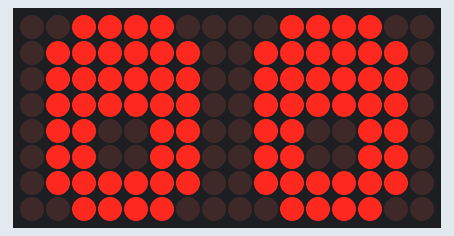
Bench run of a sketch on a simulated Arduino Uno, built with avr-gcc and run on an emulated ATmega328P. Parts: 16×8 LED matrix.

Above: at 0.1 s.
At 9.1 s:
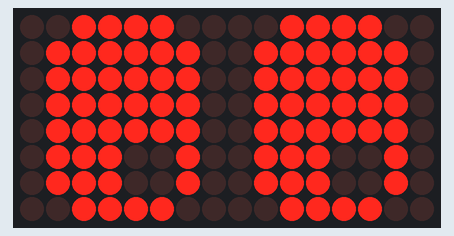
At 12.8 s:
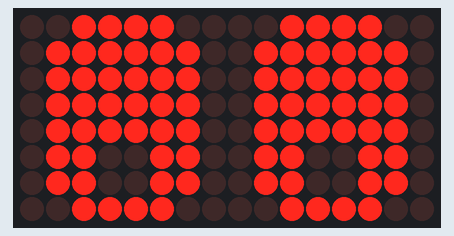
At 16.0 s:
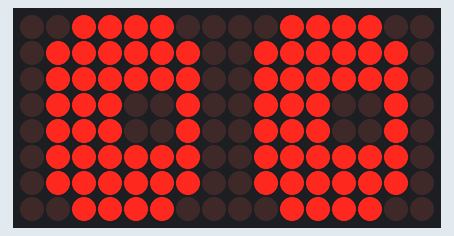
At 20.45 s:
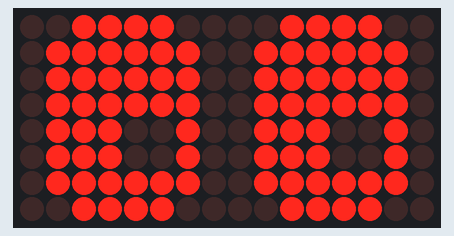
At 31.7 s:
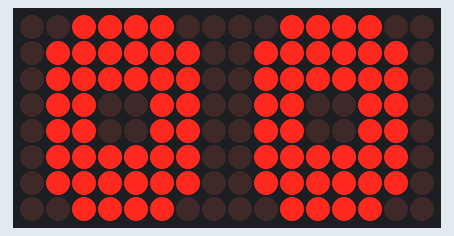

The sketch:

MD_MAX72xx_Eyes.ino
```cpp
// Program to exercise the MD_MAX72XX library
//
// Uses the graphics functions to animate a pair of eyes on 2 matrix modules.
// Eyes are coordinated to work together.
// Eyes are created to fill all available modules.
//
// Uses the TrueRandom library to generate random numbers for the
// animation, available at http://code.google.com/p/tinkerit
//
#include <MD_MAX72xx.h>
#include <TrueRandom.h>
#include "MD_EyePair.h"

// Define the number of devices we have in the chain and the hardware interface
#define	MAX_DEVICES	2

// NOTE: These pin numbers will probably not work with your hardware and may
// need to be adapted
#define	CLK_PIN		10  // or SCK
#define	DATA_PIN	12  // or MOSI
#define	CS_PIN		11  // or SS

// SPI hardware interface
//MD_MAX72XX M = MD_MAX72XX(CS_PIN, MAX_DEVICES);
// Arbitrary pins
MD_MAX72XX M = MD_MAX72XX(DATA_PIN, CLK_PIN, CS_PIN, MAX_DEVICES);

// Define the eyes!
#define	MAX_EYE_PAIR	(MAX_DEVICES/2)

MD_EyePair E[MAX_EYE_PAIR];

// Miscellaneous defines
#define	DELAYTIME  500  // in milliseconds

void setup()
{
  M.begin();

  // initialise the eye view
  for (uint8_t i=0; i<MAX_EYE_PAIR; i++)
    E[i].begin(i*2, &M, DELAYTIME);
}

void loop()
{
  for (uint8_t i=0; i<MAX_EYE_PAIR; i++)
    E[i].animate();
}
```

Measured:
- what the display in image 1 shows lasts 1.5 s, from 9.1 s to 10.6 s
- what the display in image 2 shows lasts 2.9 s, from 12.7 s to 15.6 s
- what the display in image 3 shows lasts 2.2 s, from 15.9 s to 18.1 s
- what the display in image 4 shows lasts 0.5 s, from 20.2 s to 20.7 s
- what the display in image 5 shows lasts 4.4 s, from 31.6 s to 36.0 s
